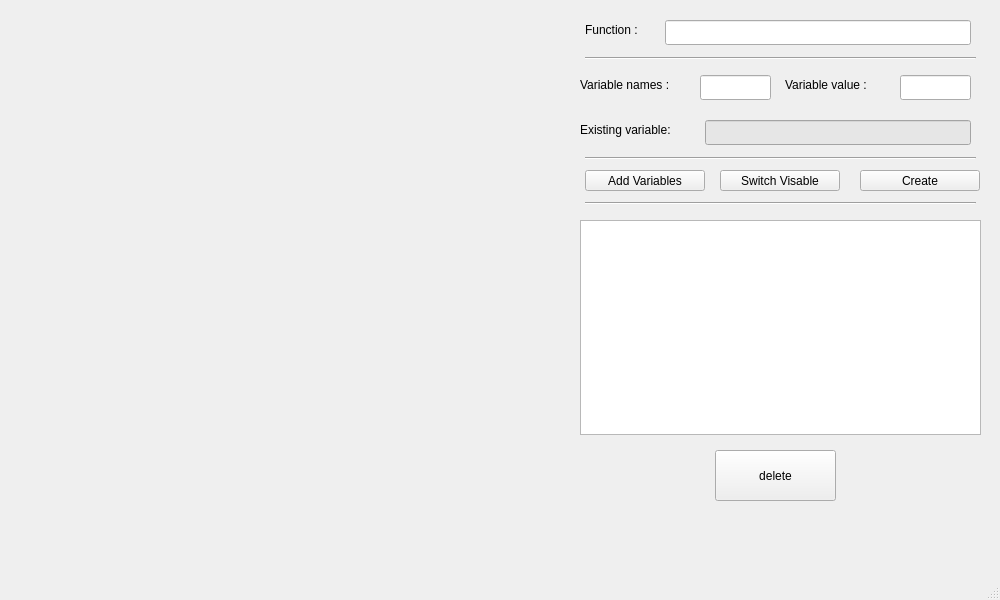
<?xml version="1.0" encoding="UTF-8"?>
<ui version="4.0">
 <class>MainWindow</class>
 <widget class="QMainWindow" name="MainWindow">
  <property name="geometry">
   <rect>
    <x>0</x>
    <y>0</y>
    <width>1000</width>
    <height>600</height>
   </rect>
  </property>
  <property name="windowTitle">
   <string>MainWindow</string>
  </property>
  <widget class="QWidget" name="centralwidget">
   <widget class="QCustomPlot" name="customplot" native="true">
    <property name="geometry">
     <rect>
      <x>10</x>
      <y>10</y>
      <width>550</width>
      <height>550</height>
     </rect>
    </property>
   </widget>
   <widget class="QPushButton" name="pushButton">
    <property name="geometry">
     <rect>
      <x>860</x>
      <y>170</y>
      <width>120</width>
      <height>21</height>
     </rect>
    </property>
    <property name="cursor">
     <cursorShape>PointingHandCursor</cursorShape>
    </property>
    <property name="autoFillBackground">
     <bool>true</bool>
    </property>
    <property name="styleSheet">
     <string notr="true"/>
    </property>
    <property name="text">
     <string>Create</string>
    </property>
    <property name="default">
     <bool>false</bool>
    </property>
    <property name="flat">
     <bool>false</bool>
    </property>
   </widget>
   <widget class="QPushButton" name="pushButton_2">
    <property name="geometry">
     <rect>
      <x>715</x>
      <y>450</y>
      <width>121</width>
      <height>51</height>
     </rect>
    </property>
    <property name="text">
     <string>delete</string>
    </property>
   </widget>
   <widget class="QLineEdit" name="lineEdit">
    <property name="geometry">
     <rect>
      <x>665</x>
      <y>20</y>
      <width>306</width>
      <height>25</height>
     </rect>
    </property>
    <property name="clearButtonEnabled">
     <bool>true</bool>
    </property>
   </widget>
   <widget class="QLabel" name="label">
    <property name="geometry">
     <rect>
      <x>585</x>
      <y>20</y>
      <width>71</width>
      <height>20</height>
     </rect>
    </property>
    <property name="text">
     <string>Function :</string>
    </property>
   </widget>
   <widget class="Line" name="line">
    <property name="geometry">
     <rect>
      <x>585</x>
      <y>150</y>
      <width>391</width>
      <height>16</height>
     </rect>
    </property>
    <property name="orientation">
     <enum>Qt::Horizontal</enum>
    </property>
   </widget>
   <widget class="QListWidget" name="listWidget">
    <property name="geometry">
     <rect>
      <x>580</x>
      <y>220</y>
      <width>401</width>
      <height>215</height>
     </rect>
    </property>
   </widget>
   <widget class="QLabel" name="error_label">
    <property name="geometry">
     <rect>
      <x>580</x>
      <y>510</y>
      <width>391</width>
      <height>41</height>
     </rect>
    </property>
    <property name="contextMenuPolicy">
     <enum>Qt::DefaultContextMenu</enum>
    </property>
    <property name="styleSheet">
     <string notr="true">color:rgb(255, 0, 0)</string>
    </property>
    <property name="text">
     <string/>
    </property>
    <property name="alignment">
     <set>Qt::AlignCenter</set>
    </property>
   </widget>
   <widget class="Line" name="line_2">
    <property name="geometry">
     <rect>
      <x>585</x>
      <y>50</y>
      <width>391</width>
      <height>16</height>
     </rect>
    </property>
    <property name="orientation">
     <enum>Qt::Horizontal</enum>
    </property>
   </widget>
   <widget class="Line" name="line_3">
    <property name="geometry">
     <rect>
      <x>585</x>
      <y>195</y>
      <width>391</width>
      <height>16</height>
     </rect>
    </property>
    <property name="orientation">
     <enum>Qt::Horizontal</enum>
    </property>
   </widget>
   <widget class="QLabel" name="label_2">
    <property name="geometry">
     <rect>
      <x>580</x>
      <y>75</y>
      <width>121</width>
      <height>20</height>
     </rect>
    </property>
    <property name="text">
     <string>Variable names :</string>
    </property>
   </widget>
   <widget class="QLineEdit" name="variableName">
    <property name="geometry">
     <rect>
      <x>700</x>
      <y>75</y>
      <width>71</width>
      <height>25</height>
     </rect>
    </property>
    <property name="clearButtonEnabled">
     <bool>true</bool>
    </property>
   </widget>
   <widget class="QLabel" name="label_3">
    <property name="geometry">
     <rect>
      <x>785</x>
      <y>75</y>
      <width>111</width>
      <height>20</height>
     </rect>
    </property>
    <property name="text">
     <string>Variable value :</string>
    </property>
   </widget>
   <widget class="QLineEdit" name="variableValue">
    <property name="geometry">
     <rect>
      <x>900</x>
      <y>75</y>
      <width>71</width>
      <height>25</height>
     </rect>
    </property>
    <property name="clearButtonEnabled">
     <bool>true</bool>
    </property>
   </widget>
   <widget class="QPushButton" name="addButton">
    <property name="geometry">
     <rect>
      <x>585</x>
      <y>170</y>
      <width>120</width>
      <height>21</height>
     </rect>
    </property>
    <property name="cursor">
     <cursorShape>PointingHandCursor</cursorShape>
    </property>
    <property name="autoFillBackground">
     <bool>true</bool>
    </property>
    <property name="styleSheet">
     <string notr="true"/>
    </property>
    <property name="text">
     <string>Add Variables</string>
    </property>
    <property name="default">
     <bool>false</bool>
    </property>
    <property name="flat">
     <bool>false</bool>
    </property>
   </widget>
   <widget class="QLineEdit" name="existingVariableName">
    <property name="geometry">
     <rect>
      <x>705</x>
      <y>120</y>
      <width>266</width>
      <height>25</height>
     </rect>
    </property>
    <property name="contextMenuPolicy">
     <enum>Qt::DefaultContextMenu</enum>
    </property>
    <property name="autoFillBackground">
     <bool>false</bool>
    </property>
    <property name="styleSheet">
     <string notr="true">Background-color:rgb(230, 230, 230)</string>
    </property>
    <property name="readOnly">
     <bool>true</bool>
    </property>
    <property name="clearButtonEnabled">
     <bool>false</bool>
    </property>
   </widget>
   <widget class="QLabel" name="label_4">
    <property name="geometry">
     <rect>
      <x>580</x>
      <y>120</y>
      <width>131</width>
      <height>20</height>
     </rect>
    </property>
    <property name="text">
     <string>Existing variable:</string>
    </property>
   </widget>
   <widget class="QPushButton" name="VisableButton">
    <property name="geometry">
     <rect>
      <x>720</x>
      <y>170</y>
      <width>120</width>
      <height>21</height>
     </rect>
    </property>
    <property name="cursor">
     <cursorShape>PointingHandCursor</cursorShape>
    </property>
    <property name="autoFillBackground">
     <bool>true</bool>
    </property>
    <property name="styleSheet">
     <string notr="true"/>
    </property>
    <property name="text">
     <string>Switch Visable</string>
    </property>
    <property name="default">
     <bool>false</bool>
    </property>
    <property name="flat">
     <bool>false</bool>
    </property>
   </widget>
  </widget>
  <widget class="QMenuBar" name="menubar">
   <property name="geometry">
    <rect>
     <x>0</x>
     <y>0</y>
     <width>1000</width>
     <height>26</height>
    </rect>
   </property>
  </widget>
  <widget class="QStatusBar" name="statusbar"/>
 </widget>
 <customwidgets>
  <customwidget>
   <class>QCustomPlot</class>
   <extends>QWidget</extends>
   <header>qcustomplot.h</header>
   <container>1</container>
  </customwidget>
 </customwidgets>
 <resources/>
 <connections/>
</ui>
